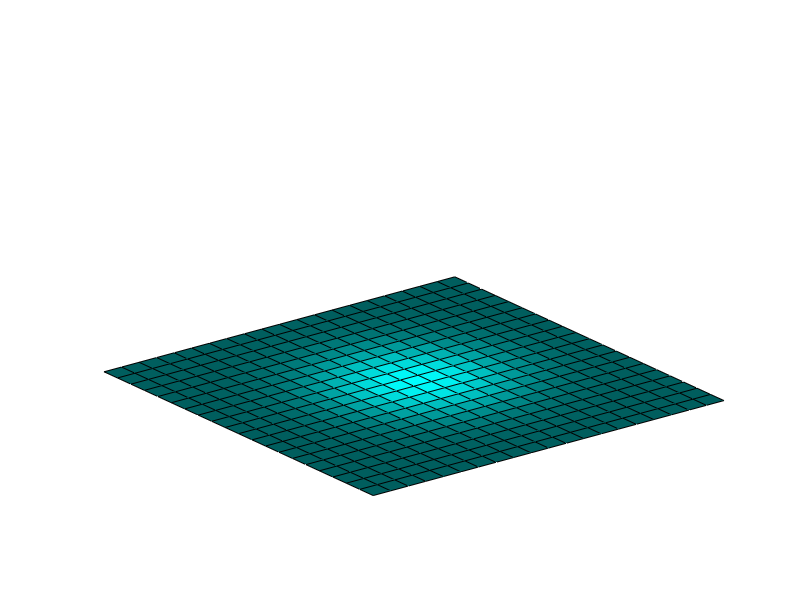

This chart was generated by the following MATLAB code:
%% Shallow Water Chapter Recap
% This is an executable program that illustrates the statements
% introduced in the Shallow Water Chapter of "Experiments in MATLAB".
% You can access it with
%
% water_recap
% edit water_recap
% publish water_recap
%
% Related EXM programs
%
% waterwave
%% Finite Differences
% A simple example of the grid operations in waterwave.5
%% Create a two dimensional grid.
m = 21;
[x,y] = ndgrid(-1: 2/(m-1): 1);
%% The water drop function from waterwave.
U = exp(-5*(x.^2+y.^2));
%% Surf plot of the function
clf
shg
h = surf(x,y,U);
axis off
ax = axis;
%% Colormap
c = (37:100)';
cyan = [0*c c c]/100;
colormap(cyan)
pause(1)
%% Indices in the four compass directions.
n = [2:m m];
e = n;
s = [1 1:m-1];
w = s;
%% A relation parameter. Try other values.
% Experiment with omega slightly greater than one.
omega = 1;
%% Relax.
% Repeatedly replace grid values by relaxed average of four neighbors.
tfinal = 500;
for t = 1:tfinal
U = (1-omega)*U + omega*(U(n,:)+U(:,e)+U(s,:)+U(:,w))/4;
set(h,'zdata',U);
axis(ax)
drawnow
end